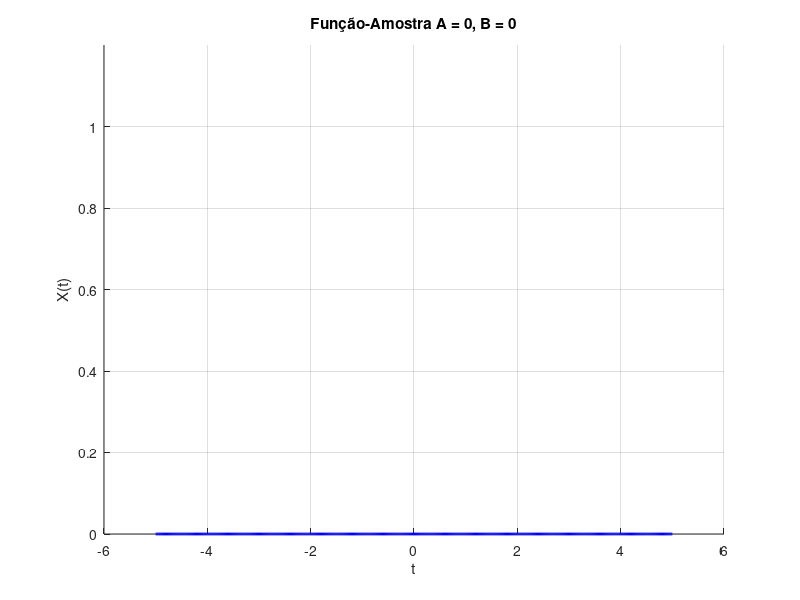
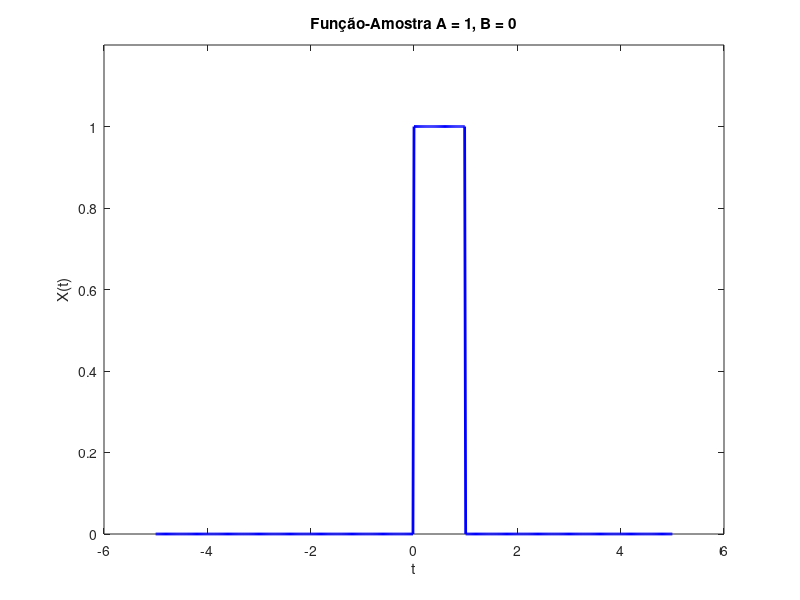
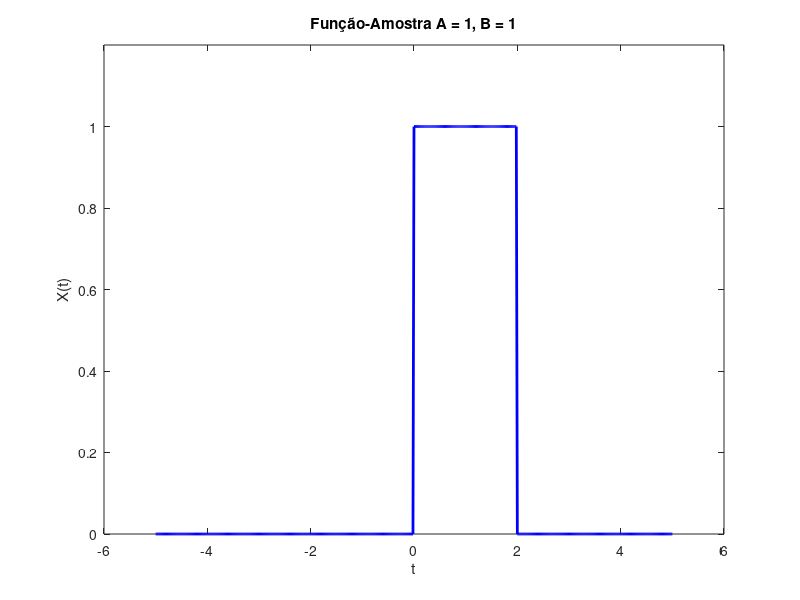

MATLAB code to generate these figures, in order:
%*8.* Considere o processo estocástico
%$X(t) = A "rect"(t-2) + B"rect"(t-3/2)$ onde A e B são variáveis aleatórias independentes, ambas uniformemente distribuídas sobre o intervalo real [0,4].
%(a) Determine e esboce três possíveis realizações (funções-amostra) do processo, à sua escolha.
%(b) Determine e esboce a função média de $X(t)$.
%(c) Determine a função autocovariância de $X(t)$.

close all; clear all; clc;

N = 10000;  % Número de experimentos probabilísticos
dt = 0.02;  % Passo do tempo
t = -5: dt :5;
t1 = t; t2 = t;
Nt = length(t);

% ----------------------------------------------------------------------------

% a) 3 Realizacoes do processo

A0 = 0;
B0 = 0;
A0B0 = A0 * (0 <= t & t < 1) + ...
       B0 * (1 <= t & t < 2);

figure; grid on; hold on;
plot(t, A0B0, 'b', 'LineWidth', 2);
title('Função-Amostra A = 0, B = 0');
xlabel('t'); ylabel('X(t)');
ylim([0 1.2]);


A1 = 1;

A1B0 = A1 * (0 <= t & t < 1) + ...
       B0 * (1 <= t & t < 2);
figure;
plot(t, A1B0, 'b', 'LineWidth', 2);
title('Função-Amostra A = 1, B = 0');
xlabel('t'); ylabel('X(t)');
ylim([0 1.2]);

B1 = 1;

A1B1 = A1 * (0 <= t & t < 1) + ...
       B1 * (1 <= t & t < 2);
figure;
plot(t, A1B1, 'b', 'LineWidth', 2);
title('Função-Amostra A = 1, B = 1');
xlabel('t'); ylabel('X(t)');
ylim([0 1.2]);

